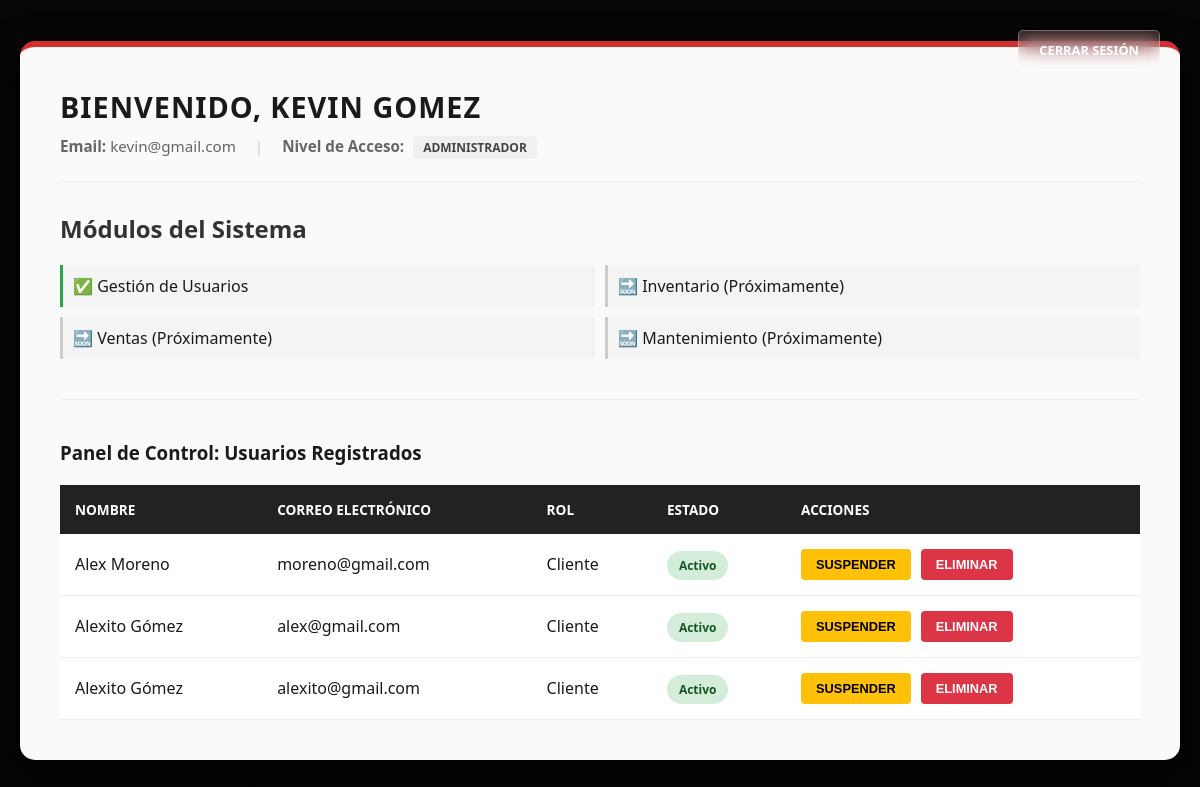
The app's page /dashboard/ (signed in), older data.
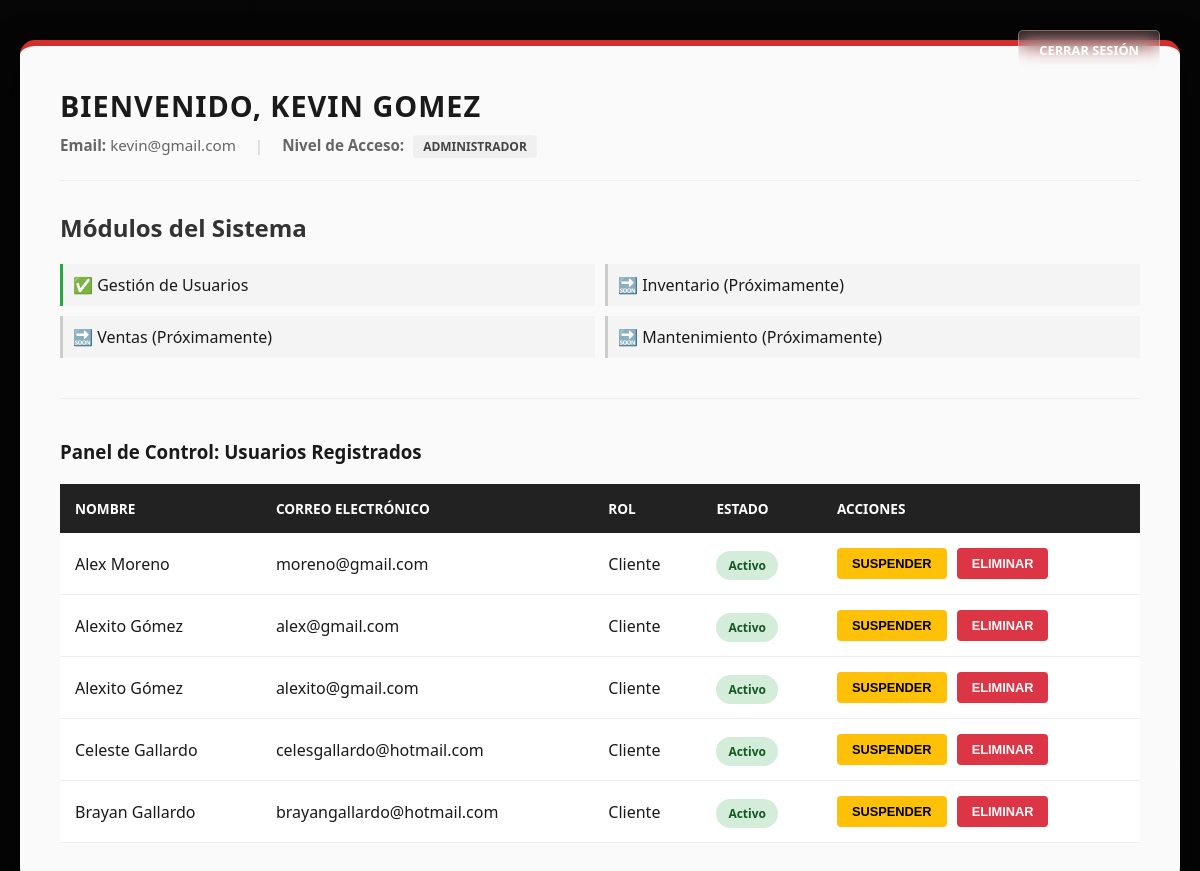
The same page, newer data.
### usuarios/models.py (models this page shows, shortened)
class Usuario(AbstractUser):
    email = models.EmailField(unique=True)
    USERNAME_FIELD = 'email'
    REQUIRED_FIELDS = ['username', 'first_name', 'last_name']
    ROL_CHOICES =[
         ('cliente', 'Cliente'),
        ('vendedor', 'Vendedor'),
        ('recepcionista', 'Recepcionista de Taller'),
        ('administrador', 'Administrador'),
    ]
    rol = models.CharField(max_length=20, choices=ROL_CHOICES, default='cliente')
    telefono = models.CharField(max_length=15, blank=True, null=True)
    cedula = models.CharField(max_length=10, blank=True, null=True, unique=True)
    fecha_registro = models.DateTimeField(auto_now_add=True)
    class Meta:
        verbose_name = 'Usuario'
        verbose_name_plural = 'Usuarios'

### core_app/views.py (the view)
# urls.py: path('dashboard/', views.dashboard, name='dashboard'),
@never_cache
@login_required
def dashboard(request):
    contexto = {'usuario': request.user}
    if request.user.is_superuser or request.user.es_administrador:
        contexto['lista_usuarios'] = Usuario.objects.exclude(id=request.user.id)
    return render(request, 'dashboard.html', contexto)

### templates/dashboard.html (shortened to what the changed rows need)
{% load static %}
<!DOCTYPE html>
<html lang="es">
<head>
    <link rel="stylesheet" href="{% static 'css/style.css' %}">
</head>
<body>
    <div class="dashboard-wrapper">
        <header class="header-flex">
            <div class="user-welcome">
                <h1>BIENVENIDO, {{ usuario.get_full_name|default:usuario.username|upper }}</h1>
            </div>
        </header>
        <section class="modulos-section">
            <h2 style="margin-bottom: 20px; color: #333;">Módulos del Sistema</h2>
            {% if usuario.is_superuser or usuario.es_administrador %}
                <table class="tabla-usuarios">
                    <thead>
                        <tr>
                            <th>Nombre</th>
                            <th>Correo Electrónico</th>
                            <th>Rol</th>
                            <th>Estado</th>
                            <th>Acciones</th>
                        </tr>
                    </thead>
                    <tbody>
                        {% for u in lista_usuarios %}
                        <tr>
                            <td>{{ u.get_full_name|default:"-" }}</td>
                            <td>{{ u.email }}</td>
                            <td>{{ u.get_rol_display }}</td>
                            <td>
                                {% if u.is_active %}
                                    <span class="badge badge-activo">Activo</span>
                                {% else %}
                                    <span class="badge badge-suspendido">Suspendido</span>
                                {% endif %}
                            </td>
                            <td>
                                <div class="flex-acciones">
                                    <form action="{% url 'toggle_estado_usuario' u.id %}" method="POST">
                                        {% if u.is_active %}
                                            <button type="submit" class="btn-accion btn-suspender">Suspender</button>
                                        {% else %}
                                            <button type="submit" class="btn-accion btn-activar">Activar</button>
                                        {% endif %}
                                    </form>
                                    <form action="{% url 'eliminar_usuario' u.id %}" method="POST" onsubmit="return confirm('¿Eliminar permanentemente a {{ u.email }}?');">
                                        <button type="submit" class="btn-accion btn-eliminar">Eliminar</button>
                                    </form>
                                </div>
                            </td>
                        </tr>
                        {% empty %}
                        <tr>
                            <td colspan="5" style="text-align: center; padding: 30px; color: #666;">No hay otros usuarios registrados en la base de datos.</td>
                        </tr>
                        {% endfor %}
                    </tbody>
                </table>
            {% endif %}
        </section>
    </div>
</body>
</html>

Row changes from the older to the newer data that the page shows:
added Usuario: get_full_name "Celeste Gallardo", email "celesgallardo@hotmail.com", rol "Cliente", is_active "Activo"
added Usuario: get_full_name "Brayan Gallardo", email "brayangallardo@hotmail.com", rol "Cliente", is_active "Activo"
